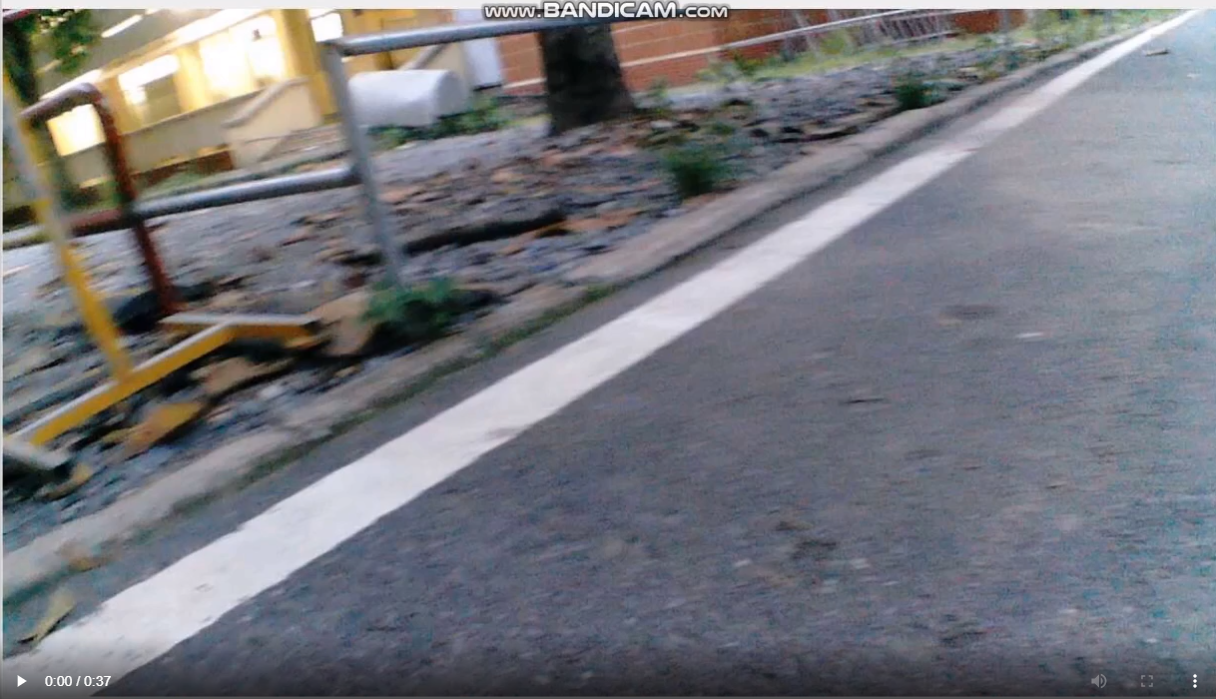
#> input picture img_test.png, 1216 x 699 px, given in place of output.mp4, which was not available
$ python HoughP.py
#> lines starting #> are read from the running program, lines starting #| are printed output that depends on the picture; after the words box and inside, x2 and y2 are one past the last pixel; in counts of white or black regions, pixels touching at a corner belong together; pictures that were not available may be replaced by others from this repository, and a replacement may not be noted
#> further down, frame is the input picture: shape (699, 1216, 3); mean B, G, R 124.6, 118.5, 117.6
import cv2
import numpy as np
import time
import sys

def average_slope_intercept(lines):
    left_lines = []  # to store lines on the left side of the image
    left_weights = []  # to store the lengths of the corresponding lines
    right_lines = []  # to store lines on the right side of the image
    right_weights = []  # to store the lengths of the corresponding lines

    for line in lines:
        x1, y1, x2, y2 = line[0]
        if x2 == x1:  # avoid dividing by zero
            continue
        slope = (y2 - y1) / (x2 - x1)
        intercept = y1 - slope * x1
        length = np.sqrt((y2 - y1)**2 + (x2 - x1)**2)

        # Filter out lines with extreme slopes or lengths
        if abs(slope) < 0.5 or length < 50:
            continue

        if slope <= 0:  # left lane
            left_lines.append((slope, intercept))
            left_weights.append(length)
        else:  # right lane
            right_lines.append((slope, intercept))
            right_weights.append(length)

    # Calculate weighted average of slopes and intercepts for left and right lanes
    left_lane = np.dot(left_weights, left_lines) / np.sum(left_weights) if len(left_weights) > 0 else None
    right_lane = np.dot(right_weights, right_lines) / np.sum(right_weights) if len(right_weights) > 0 else None

    return left_lane, right_lane

def get_lane_points(y1, y2, line):
    if line is None:
        return None

    slope, intercept = line
    x1 = int((y1 - intercept) / slope)
    x2 = int((y2 - intercept) / slope)
    y1 = int(y1)
    y2 = int(y2)

    return (x1, y1, x2, y2)

def hough(img):
    lower_white = np.array([200, 230, 230])
    upper_white = np.array([255, 255, 255])
    mask = cv2.inRange(img, lower_white, upper_white)
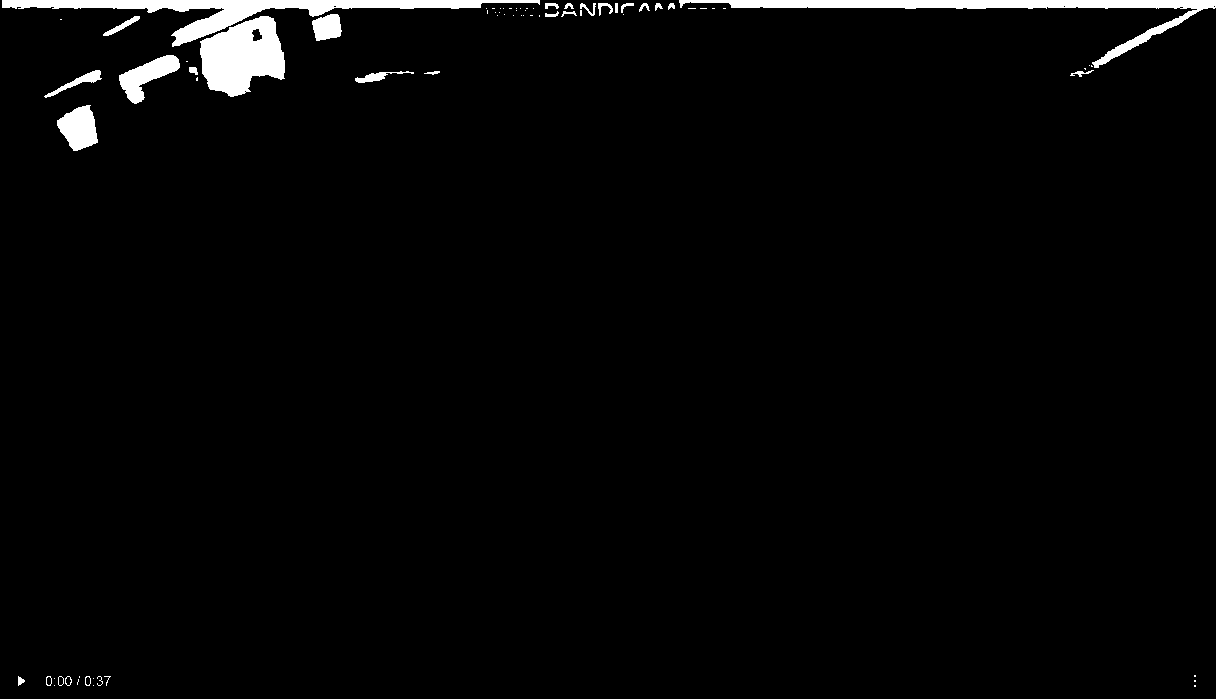
#> mask: shape (699, 1216); 2.4% white; 72 white regions (43 under 20 px), largest, box (x1, y1, x2, y2) and area: (2, 0, 540, 47) 5707, (679, 0, 1216, 68) 4979, (200, 16, 285, 97) 4685
    white_image = cv2.bitwise_and(img, img, mask = mask)

    hsv = cv2.cvtColor(img, cv2.COLOR_BGR2HSV)
#> hsv: shape (699, 1216, 3); mean H, S, V 100.5, 43.1, 130.9
    lower_yellow = np.array([90,100,100])
    upper_yellow = np.array([110,255,255])
    yellow_mask = cv2.inRange(hsv, lower_yellow, upper_yellow)
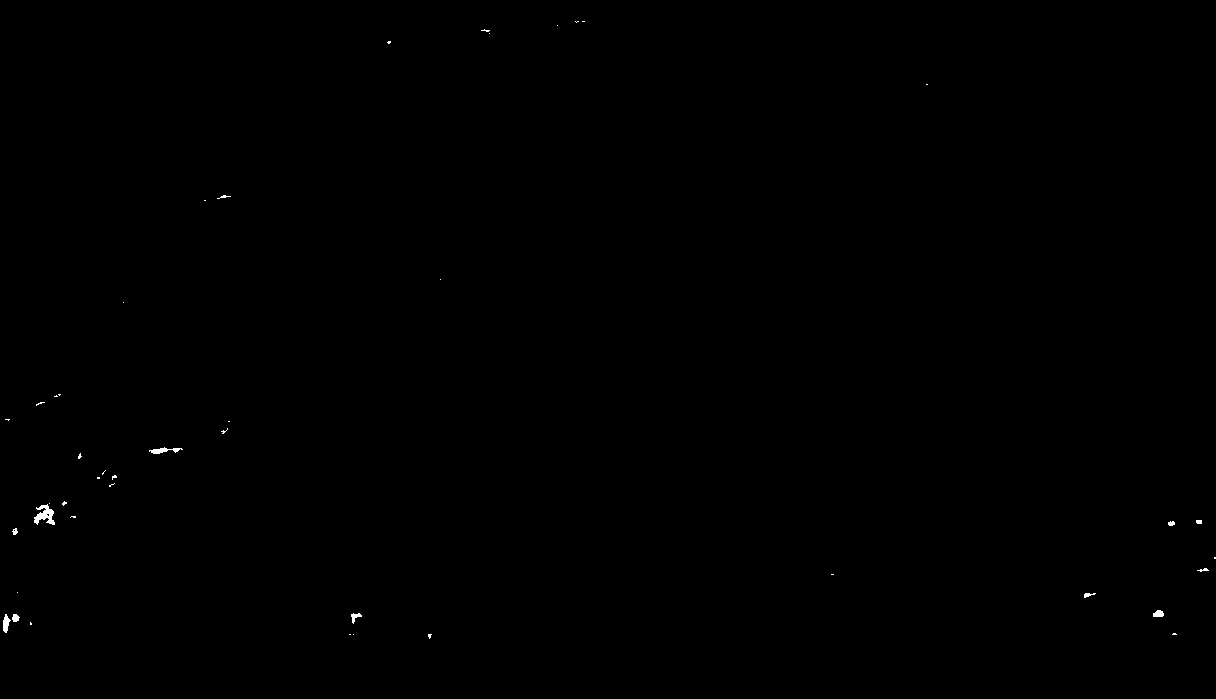
#> yellow_mask: shape (699, 1216); 0.11% white; 44 white regions (32 under 20 px), largest, box (x1, y1, x2, y2) and area: (34, 504, 55, 525) 235, (149, 447, 183, 454) 112, (3, 614, 11, 633) 91
    yellow_image = cv2.bitwise_and(img, img, mask=yellow_mask)

    # Combine the two above images
    image2 = cv2.addWeighted(white_image, 1., yellow_image, 1., 0.)

    gray = cv2.cvtColor(image2, cv2.COLOR_BGR2GRAY)
    ret, thresh = cv2.threshold(gray, 160, 255, cv2.THRESH_BINARY)
    blur = cv2.GaussianBlur(thresh, (5, 5), 0)
    edges = cv2.Canny(blur, 50, 150)
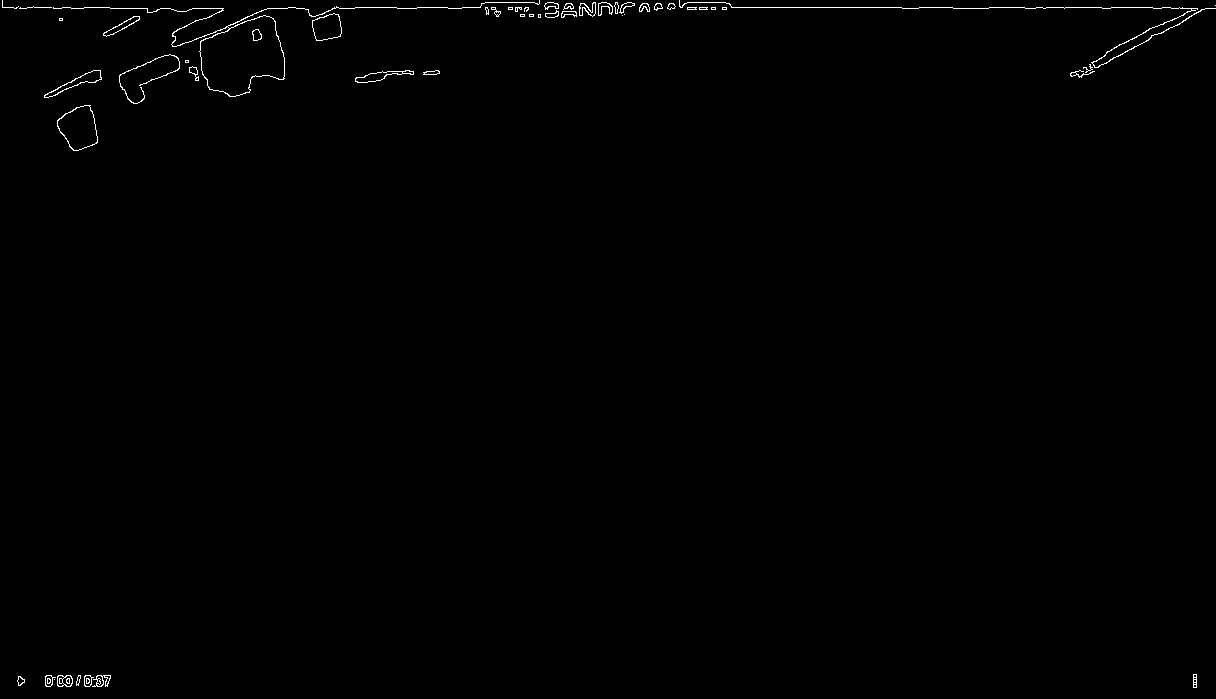
#> edges: shape (699, 1216); 0.47% white in thin lines or dots
    height, width = edges.shape
#> height = 699; width = 1216
    roi_mask = np.zeros_like(edges)
    vertices = np.array([[\
        (0, height),\
        (0, height/2 + height * 0.1),\
        (width/2 - width * 0.1, height/2 - height * 0.2),\
        (width/2 + width * 0.1, height/2 - height * 0.2),\
        (width, height/2 + height * 0.1),\
        ((width, height))]]\
        , dtype=np.int32)
    polygon = np.array([[(0, height), (width/2, height/2), (width, height)]], np.int32)
#> polygon = [[0, 699], [608, 349], [1216, 699]]
    cv2.fillPoly(roi_mask, vertices, 255)
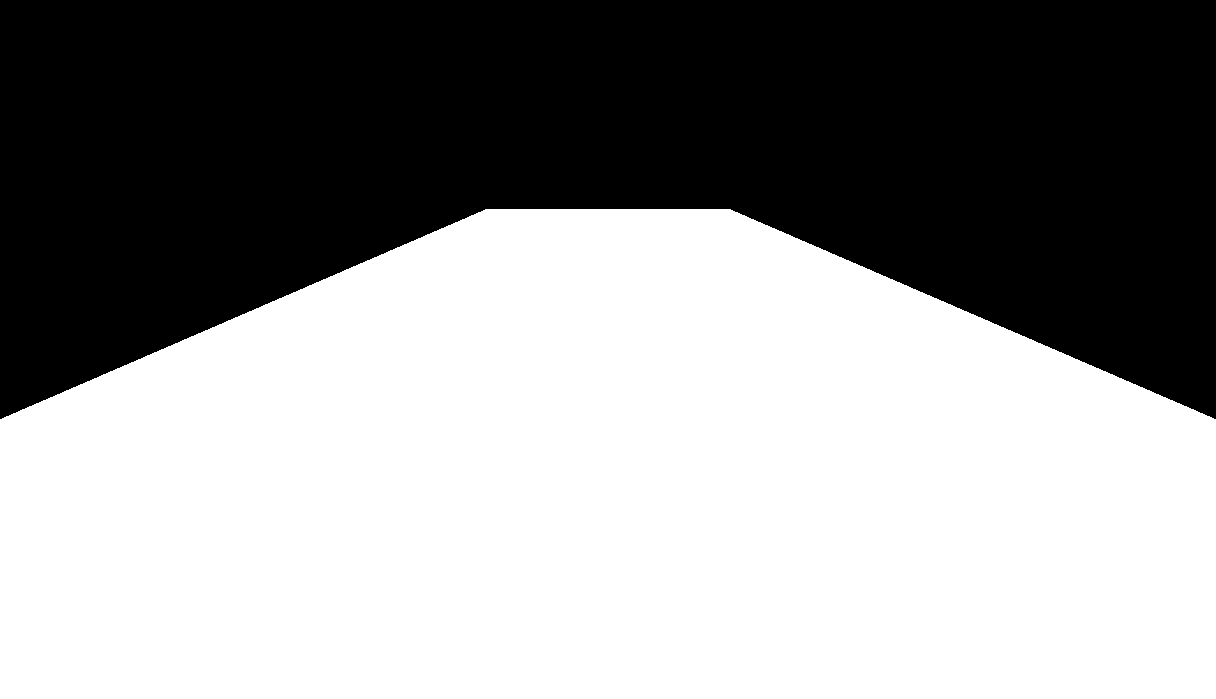
#> roi_mask: shape (699, 1216); 58.1% white; 1 black region, box (x1, y1, x2, y2) and area: (0, 0, 1216, 419) 356414
    masked_edges = cv2.bitwise_and(edges, roi_mask)
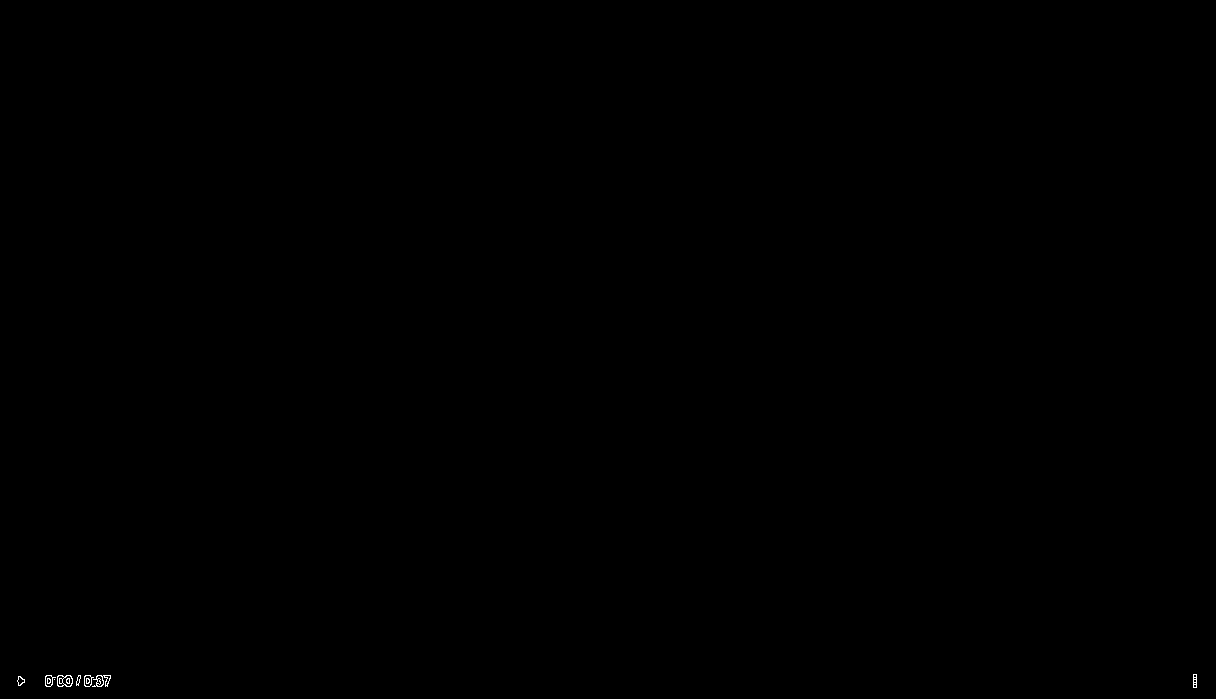
#> masked_edges: shape (699, 1216); 0.05% white in thin lines or dots, all inside (x1, y1, x2, y2) = (17, 674, 1197, 688)
    cv2.imshow("Mask", masked_edges)
    # distance resolution in pixels of the Hough grid
    # angular resolution in radians of the Hough grid
    # minimum number of votes (intersections in Hough grid cell)
    #minimum number of pixels making up a line
    # maximum gap in pixels between connectable line segments
    lines = cv2.HoughLinesP(masked_edges, 1, np.pi / 180, threshold=100, minLineLength=10, maxLineGap=10)
#> lines = None
    left_lane, right_lane = average_slope_intercept(lines)
    y1 = height
    y2 = height/2 + 100
    left_lane_points = get_lane_points(y1, y2, left_lane)
    right_lane_points = get_lane_points(y1, y2, right_lane)

    # Draw the lane lines on the original image
    line_image = np.zeros_like(frame)
    if left_lane_points is not None:
        cv2.line(line_image, (left_lane_points[0], left_lane_points[1]), (left_lane_points[2], left_lane_points[3]), (0, 255, 0), thickness=5)
    result = cv2.addWeighted(frame, 0.8, line_image, 1, 0)
    return result
video = cv2.VideoCapture('output.mp4')
fps = video.get(cv2.CAP_PROP_FPS)
fps /= 200
framerate = time.time()
elapsed = int()

while True:
    # img = cv2.resize(cv2.imread("D:\Lane Detection\lane_detection-master\lane_detection-master\img\pic" + str(i)+".jpg"), (1080,720))
    # img = cv2.resize(cv2.imread(r"D:\Lane Detection\lane_detection-master\lane_detection-master\img\test4.jpg"), (1080,720))
    start = time.time()
    _, frame = video.read()


#> (the run stopped early here; a loop or call above may not have finished)
